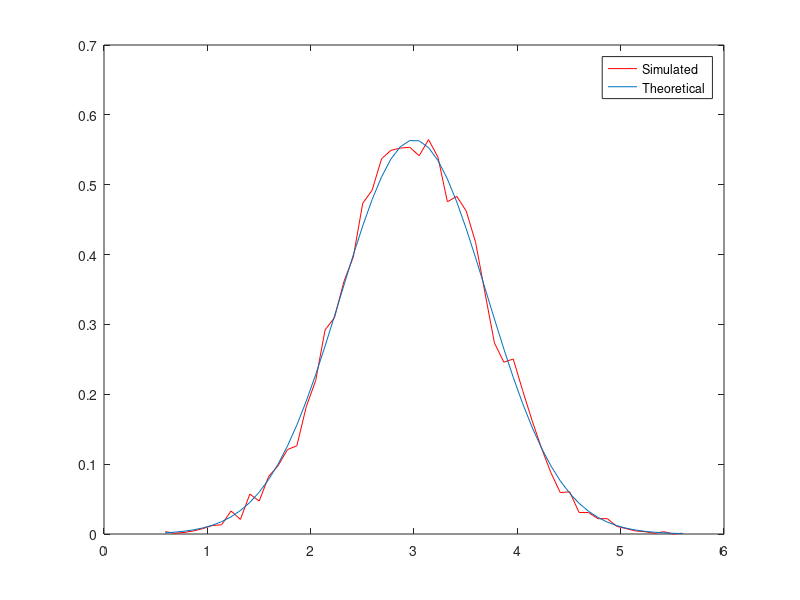

Recreate this plot in MATLAB.
clearvars; clc; close all; format long;

% input variables
A = 3;
r = 0.2;
N = 100;
sigma_squared = 0.5;
MC = 10000;

% initialize r^n matix since we will use it several times
n = 0:N-1;
R = transpose(r.^n);

% calculate CRLB where CRLB = var(estimator_A) = sigma^2 / sum(R)
CRLB = sigma_squared / dot(R, R');
disp(strcat('CRLB is:', num2str(CRLB)));

% initialize estimations array
estimations = zeros(MC, 1);
for mc = 1:MC
    % calculate simulated X values where X is Nx1 matrix
    X = A * R + sqrt(sigma_squared) * randn(N, 1);
    % fill up estimations according to the estimator we found:
    estimations(mc, 1) = dot(X, R') / dot(R, R');
end

% calculate the stats of the estimator
stats = [mean(estimations) var(estimations)];
disp(strcat('estimated mean : ', num2str(stats(1))));
disp(strcat('estimated variance : ', num2str(stats(2))));

bias_sum = 0;
for mc = 1:MC
    bias_sum = bias_sum + estimations(mc, 1) - A;
end
bias = bias_sum / MC;
disp(strcat('estimated bias : ', num2str(bias)));

% display histogram of the estimator
[n, x] = hist(estimations, 56);
plot(x, n / (sum(n) * (x(2) - x(1))), 'r-', x, normpdf(x, A, sqrt(sigma_squared)));
legend('Simulated', 'Theoretical');
